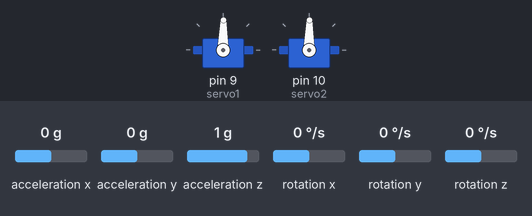
Bench run of a sketch on a simulated Arduino Uno, built with avr-gcc and run on an emulated ATmega328P. Parts: 2 × servo. Inputs (shaded band) come from the test bench; at power-on: acceleration x 0 g, acceleration y 0 g, acceleration z 1 g, rotation x 0 °/s, rotation y 0 °/s, rotation z 0 °/s. What the sketch prints to the serial monitor is not drawn.

Above: at 1.2 s.
1.3 s: acceleration x set to -1.4 g
At 2.3 s:
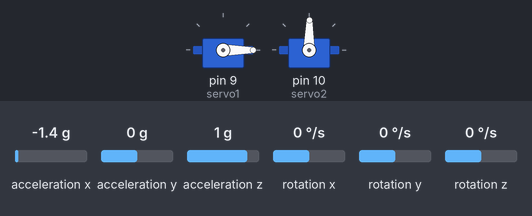
2.8 s: acceleration y set to -1.4 g
At 3.1 s:
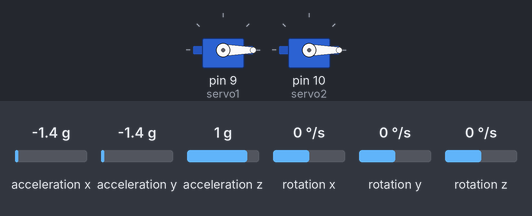
4.3 s: acceleration x set to -0.8 g
At 4.7 s:
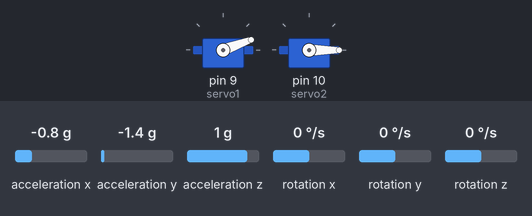
5.8 s: acceleration y set to -0.8 g
At 6.3 s:
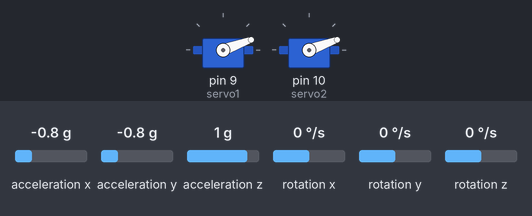
7.3 s: acceleration x set to 0 g
At 8.0 s:
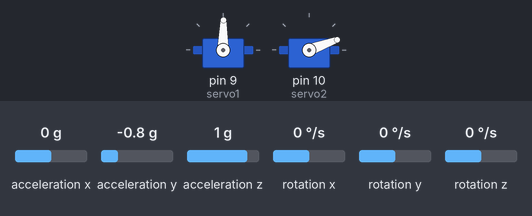
8.8 s: acceleration y set to 0.8 g
At 10.0 s:
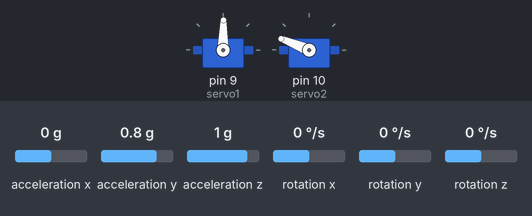
Timing chart, 0 to 11.3 s (numbered marks = the images above; inputs shaded):
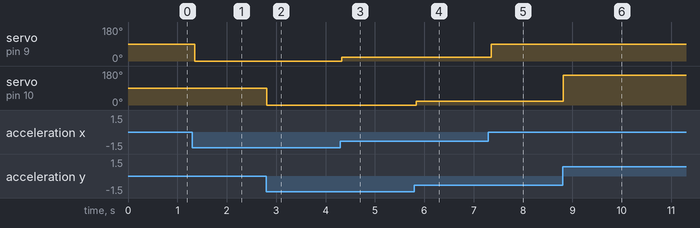

Measured:
- after the input at 1.3 s, servo on pin 9 (servo1): 89° → 0° after 0.06 s
- after the input at 2.8 s, servo on pin 10 (servo2): 89° → 0° at once
- after the input at 4.3 s, servo on pin 9 (servo1): 0° → 20° at once
- after the input at 5.8 s, servo on pin 10 (servo2): 0° → 20° at once
- after the input at 7.3 s, servo on pin 9 (servo1): 20° → 89° after 0.05 s
- after the input at 8.8 s, servo on pin 10 (servo2): 20° → 158° at once

The sketch:

teste.ino
```cpp
#include "Wire.h"
#include "I2Cdev.h"
#include "MPU6050.h"
#include "Servo.h"

MPU6050 mpu;
int16_t ax, ay, az;
int16_t gx, gy, gz;
Servo servo1;
Servo servo2;

int val1;
int val2;
int prevVal1;
int prevVal2;

void setup()
{
  Wire.begin();
  Serial.begin(38400);
  Serial.println("Initialize MPU");
  mpu.initialize();
  Serial.println(mpu.testConnection() ? "Connected" : "Connection failed");
  servo1.attach(9);
  servo2.attach(10);
}

void loop()
{
  mpu.getMotion6(&ax, &ay, &az, &gx, &gy, &gz);
  val1 = map(ax, -17000, 17000, 0, 179);
  if (val1 != prevVal1)
  {
    servo1.write(val1);
    prevVal1 = val1;
  }
  val2 = map(ay, -17000, 17000, 0, 179);
  if (val2 != prevVal2)
  {
    servo2.write(val2);
    prevVal2 = val2;
  }
  delay(50);
}

//add o filtro complementar
//mostrar mais sinais no serial e plotter (comparação filtro e PID)
//provavelmente será apenas para X ou um eixo (ainda ñ tenho certeza)

/*

#include <Adafruit_MPU6050.h>
#include <Adafruit_Sensor.h>
#include <Wire.h>
#include <Servo.h>

Servo servo;
Adafruit_MPU6050 srituhobby;

void setup(void) {
  Serial.begin(115200);
  servo.attach(3);
  Wire.begin();
  srituhobby.begin();
  servo.write(0);

  srituhobby.setAccelerometerRange(MPU6050_RANGE_8_G);//2_G,4_G,8_G,16_G
  srituhobby.setGyroRange(MPU6050_RANGE_500_DEG);//250,500,1000,2000
  srituhobby.setFilterBandwidth(MPU6050_BAND_21_HZ);

  delay(100);
}

void loop() {

  // Get new sensor events with the readings
  sensors_event_t a, g, temp;
  srituhobby.getEvent(&a, &g, &temp);

  int value = a.acceleration.y;

  value = map(value,  -10, 10, 180, 0);
  servo.write(value);
  Serial.println(value);
  delay(1000);
}

*/

/*
// c/filtro complementar

#include <Adafruit_MPU6050.h>
#include <Adafruit_Sensor.h>
#include <Wire.h>
#include <Servo.h>

Servo servo;
Adafruit_MPU6050 mpu;

// Variáveis do filtro complementar
float angleY = 0;
float alpha = 0.98; // Fator de suavização do filtro complementar
unsigned long lastTime = 0;

void setup(void) {
  Serial.begin(115200);
  servo.attach(3);
  Wire.begin();
  if (!mpu.begin()) {
    Serial.println("Failed to find MPU6050 chip");
    while (1) {
      delay(10);
    }
  }

  mpu.setAccelerometerRange(MPU6050_RANGE_8_G); // 2_G, 4_G, 8_G, 16_G
  mpu.setGyroRange(MPU6050_RANGE_500_DEG); // 250, 500, 1000, 2000
  mpu.setFilterBandwidth(MPU6050_BAND_21_HZ);

  Serial.println("MPU6050 ready!");

  delay(100);
  lastTime = millis();
}

void loop() {
  sensors_event_t a, g, temp;
  mpu.getEvent(&a, &g, &temp);

  // Obter a aceleração nos eixos X, Y e Z
  float xAccel = a.acceleration.x;
  float yAccel = a.acceleration.y;
  float zAccel = a.acceleration.z;

  // Calcular o ângulo com base na aceleração
  float accelAngleY = atan2(xAccel, sqrt(yAccel * yAccel + zAccel * zAccel)) * 180 / PI;

  // Calcular o tempo decorrido
  unsigned long currentTime = millis();
  float deltaTime = (currentTime - lastTime) / 1000.0;
  lastTime = currentTime;

  // Calcular o ângulo com base no giroscópio
  float gyroRateY = g.gyro.y;
  float gyroAngleY = gyroRateY * deltaTime;

  // Aplicar o filtro complementar
  angleY = alpha * (angleY + gyroAngleY) + (1.0 - alpha) * accelAngleY;

  // Inverter o ângulo para o servo motor para manter o equilíbrio
  float invertedAngleY = angleY; // Remova o sinal de menos para mover no sentido contrário

  // Aumentar a faixa de mapeamento para aumentar a movimentação do servo
  int servoValue = map(invertedAngleY, -10, 10, 180, 0); // Ajuste de -90 a 90 graus para aumentar a sensibilidade
  servoValue = constrain(servoValue, 0, 180);

  // Mover o servo para a posição calculada
  servo.write(servoValue);

  // Printar os valores para debug
  Serial.print("Accel Angle Y: "); Serial.print(accelAngleY);
  Serial.print(" -> Filtered Angle Y: "); Serial.print(angleY);
  Serial.print(" -> Inverted Angle Y: "); Serial.print(invertedAngleY);
  Serial.print(" -> Servo: "); Serial.println(servoValue);

  delay(10); // Ajuste o delay conforme necessário para a suavidade da resposta
}

#include <Adafruit_MPU6050.h>
#include <Adafruit_Sensor.h>
#include <Wire.h>
#include <Servo.h>

Servo servo;
Adafruit_MPU6050 mpu;

// Variáveis do PID
float setpoint = 0; // Ângulo desejado
float errorSum = 0; // Soma dos erros acumulados
float lastError = 0; // Último erro
float Kp = 0.6; // Ganho proporcional
float Ki = 0.3; // Ganho integral
float Kd = 0.05; // Ganho derivativo
unsigned long lastTime = 0;

// Variável para o filtro complementar
float alpha = 0.98; // Fator de suavização do filtro complementar
float angleY = 0; // Ângulo filtrado

void setup(void) {
  Serial.begin(115200);
  servo.attach(3);
  Wire.begin();
  if (!mpu.begin()) {
    Serial.println("Failed to find MPU6050 chip");
    while (1) {
      delay(10);
    }
  }

  mpu.setAccelerometerRange(MPU6050_RANGE_8_G); // 2_G, 4_G, 8_G, 16_G
  mpu.setGyroRange(MPU6050_RANGE_500_DEG); // 250, 500, 1000, 2000
  mpu.setFilterBandwidth(MPU6050_BAND_21_HZ);

  Serial.println("MPU6050 ready!");

  delay(100);
  lastTime = millis();
}

void loop() {
  sensors_event_t a, g, temp;
  mpu.getEvent(&a, &g, &temp);

  // Obter a aceleração nos eixos X, Y e Z
  float xAccel = a.acceleration.x;
  float yAccel = a.acceleration.y;
  float zAccel = a.acceleration.z;

  // Calcular o ângulo com base na aceleração
  float accelAngleY = atan2(xAccel, sqrt(yAccel * yAccel + zAccel * zAccel)) * 180 / PI;

  // Calcular o tempo decorrido
  unsigned long currentTime = millis();
  float deltaTime = (currentTime - lastTime) / 1000.0;
  lastTime = currentTime;

  // Calcular o ângulo com base no giroscópio
  float gyroRateY = g.gyro.y;
  float gyroAngleY = gyroRateY * deltaTime;

  // Aplicar o filtro complementar
  angleY = alpha * (angleY + gyroAngleY) + (1.0 - alpha) * accelAngleY;

  // Calcular o erro
  float error = setpoint - angleY;
  errorSum += error * deltaTime;
  float dError = (error - lastError) / deltaTime;

  // Calcular a saída do PID
  float pidOutput = Kp * error + Ki * errorSum + Kd * dError;

  // Ajustar a posição do servo
  int servoValue = map(pidOutput, -10, 10, 0, 180); // Ajuste de -10 a 10 graus para aumentar a sensibilidade
  servoValue = constrain(servoValue, 0, 180);
  servo.write(servoValue);

  // Printar os valores para debug
  Serial.print("Accel Angle Y: "); Serial.println(accelAngleY);
  Serial.print("Filtered Angle Y: "); Serial.println(angleY);
  Serial.print("PID Output: "); Serial.println(pidOutput);
  Serial.print("Servo: "); Serial.println(servoValue);

  // Enviar dados para a plotter
  Serial.print(accelAngleY); Serial.print(","); // Separar os valores por vírgula
  Serial.print(angleY); Serial.print(",");
  Serial.print(pidOutput); Serial.print(",");
  Serial.println(servoValue);

  delay(10); // Ajuste o delay conforme necessário para a suavidade da resposta
}

*/
```
